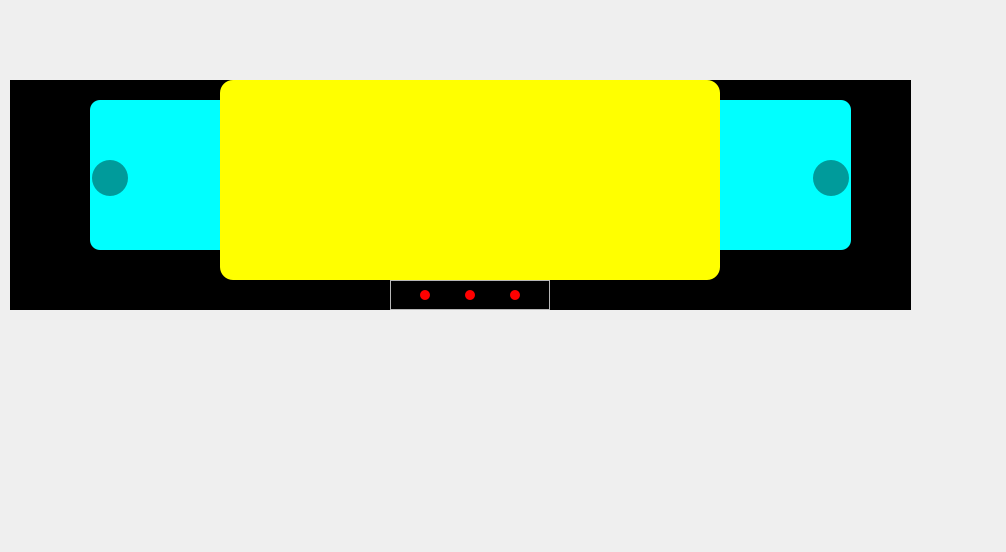
<?xml version="1.0" encoding="UTF-8"?>
<ui version="4.0">
 <class>Form</class>
 <widget class="QWidget" name="Form">
  <property name="geometry">
   <rect>
    <x>0</x>
    <y>0</y>
    <width>1006</width>
    <height>552</height>
   </rect>
  </property>
  <property name="windowTitle">
   <string>Form</string>
  </property>
  <property name="styleSheet">
   <string notr="true">#frame{
	background-color: rgb(0, 0, 0);
}
#label{
	border-radius:13px;
	background-color: rgb(255, 255, 0);

}
#label_2,#label_3{
	border-radius:10px;
	background-color: rgb(0, 255, 255);
}
QPushButton{
	border-radius:18px;
	
	
	background-color: rgba(0, 0, 0, 100);
}
#frame_3,#frame_4,#frame_5{
	border-radius:5px;
	background-color: rgb(255, 0, 0);
}
</string>
  </property>
  <widget class="QFrame" name="frame">
   <property name="geometry">
    <rect>
     <x>10</x>
     <y>80</y>
     <width>901</width>
     <height>230</height>
    </rect>
   </property>
   <property name="frameShape">
    <enum>QFrame::StyledPanel</enum>
   </property>
   <property name="frameShadow">
    <enum>QFrame::Raised</enum>
   </property>
   <widget class="QLabel" name="label">
    <property name="geometry">
     <rect>
      <x>210</x>
      <y>0</y>
      <width>500</width>
      <height>200</height>
     </rect>
    </property>
    <property name="minimumSize">
     <size>
      <width>500</width>
      <height>0</height>
     </size>
    </property>
    <property name="text">
     <string/>
    </property>
   </widget>
   <widget class="QLabel" name="label_2">
    <property name="geometry">
     <rect>
      <x>80</x>
      <y>20</y>
      <width>381</width>
      <height>150</height>
     </rect>
    </property>
    <property name="text">
     <string/>
    </property>
   </widget>
   <widget class="QLabel" name="label_3">
    <property name="geometry">
     <rect>
      <x>460</x>
      <y>20</y>
      <width>381</width>
      <height>150</height>
     </rect>
    </property>
    <property name="text">
     <string/>
    </property>
   </widget>
   <widget class="QPushButton" name="pushButton_2">
    <property name="geometry">
     <rect>
      <x>82</x>
      <y>80</y>
      <width>36</width>
      <height>36</height>
     </rect>
    </property>
    <property name="text">
     <string/>
    </property>
    <property name="icon">
     <iconset resource="icon.qrc">
      <normaloff>:/icon/icon_png/后退 (1).png</normaloff>:/icon/icon_png/后退 (1).png</iconset>
    </property>
    <property name="iconSize">
     <size>
      <width>18</width>
      <height>18</height>
     </size>
    </property>
   </widget>
   <widget class="QPushButton" name="pushButton">
    <property name="geometry">
     <rect>
      <x>803</x>
      <y>80</y>
      <width>36</width>
      <height>36</height>
     </rect>
    </property>
    <property name="text">
     <string/>
    </property>
    <property name="icon">
     <iconset resource="icon.qrc">
      <normaloff>:/icon/icon_png/前进 (1).png</normaloff>:/icon/icon_png/前进 (1).png</iconset>
    </property>
    <property name="iconSize">
     <size>
      <width>18</width>
      <height>18</height>
     </size>
    </property>
   </widget>
   <widget class="QFrame" name="frame_2">
    <property name="geometry">
     <rect>
      <x>380</x>
      <y>200</y>
      <width>160</width>
      <height>30</height>
     </rect>
    </property>
    <property name="frameShape">
     <enum>QFrame::StyledPanel</enum>
    </property>
    <property name="frameShadow">
     <enum>QFrame::Raised</enum>
    </property>
    <widget class="QFrame" name="frame_5">
     <property name="geometry">
      <rect>
       <x>120</x>
       <y>10</y>
       <width>10</width>
       <height>10</height>
      </rect>
     </property>
     <property name="frameShape">
      <enum>QFrame::StyledPanel</enum>
     </property>
     <property name="frameShadow">
      <enum>QFrame::Raised</enum>
     </property>
    </widget>
    <widget class="QFrame" name="frame_4">
     <property name="geometry">
      <rect>
       <x>75</x>
       <y>10</y>
       <width>10</width>
       <height>10</height>
      </rect>
     </property>
     <property name="frameShape">
      <enum>QFrame::StyledPanel</enum>
     </property>
     <property name="frameShadow">
      <enum>QFrame::Raised</enum>
     </property>
    </widget>
    <widget class="QFrame" name="frame_3">
     <property name="geometry">
      <rect>
       <x>30</x>
       <y>10</y>
       <width>10</width>
       <height>10</height>
      </rect>
     </property>
     <property name="frameShape">
      <enum>QFrame::StyledPanel</enum>
     </property>
     <property name="frameShadow">
      <enum>QFrame::Raised</enum>
     </property>
    </widget>
   </widget>
   <zorder>label_2</zorder>
   <zorder>label_3</zorder>
   <zorder>label</zorder>
   <zorder>pushButton_2</zorder>
   <zorder>pushButton</zorder>
   <zorder>frame_2</zorder>
  </widget>
 </widget>
 <resources>
  <include location="icon.qrc"/>
 </resources>
 <connections/>
</ui>
